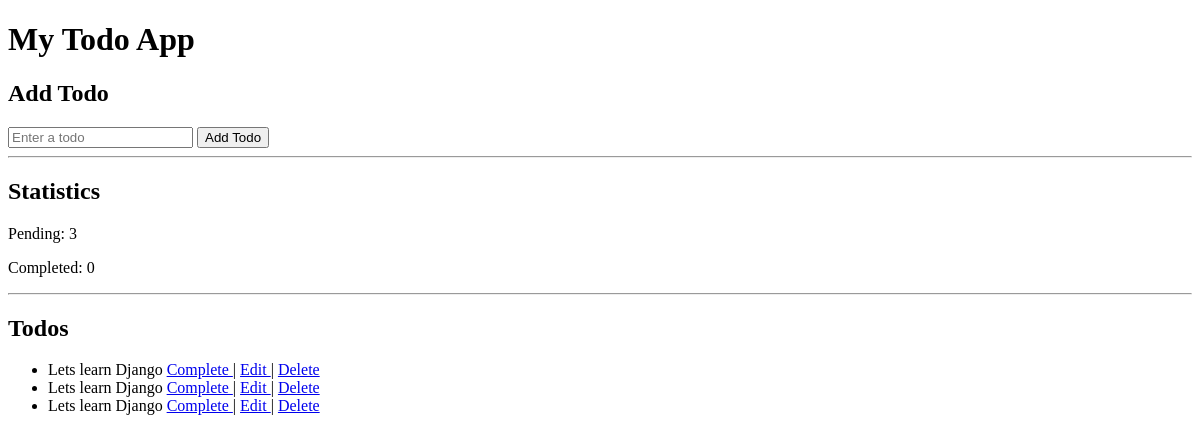
Page /todos/ on the earlier database version.
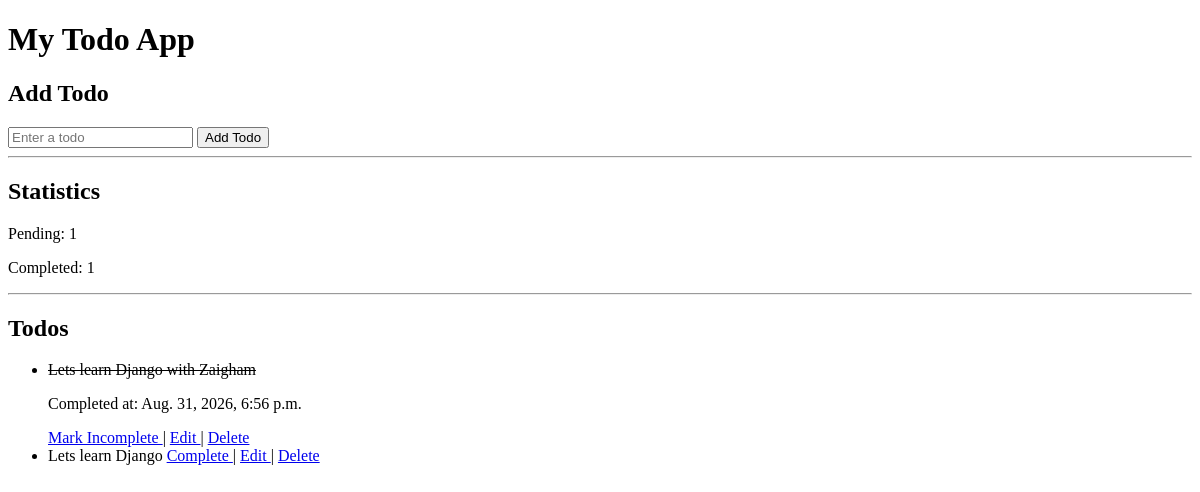
Same page on the later database version.
### todos/models.py (models this page shows, shortened)
class Todo(models.Model):
    text = models.CharField(max_length = 200)
    completed =  models.BooleanField(default = False)
    completed_at = models.DateTimeField(null = True ,blank = True)

### todos/views.py (the view)
# urls.py: path("", views.todo_list, name="todo_list"),
def todo_list(request):
    todos = Todo.objects.all().order_by("-id")
    pending_count = Todo.objects.filter(completed=False).count()
    completed_count = Todo.objects.filter(completed=True).count()
    context = {
        "todos": todos,
        "pending_count": pending_count,
        "completed_count": completed_count,
    }
    return render(request, "todos/todo_list.html", context)

### todos/templates/todos/todo_list.html (shortened to what this page needs)
<!DOCTYPE html>
<html>
<head>
</head>
<body>
    <h1>My Todo App</h1>
    <h2>Add Todo</h2>
    <form method="POST" action="{% url 'add_todo' %}">
        <input
            type="text"
            name="text"
            placeholder="Enter a todo"
            maxlength="200"
            required
        >
        <button type="submit">Add Todo</button>
    </form>
    <hr>
    <h2>Statistics</h2>
    <p>Pending: {{ pending_count }}</p>
    <p>Completed: {{ completed_count }}</p>
    <hr>
    <h2>Todos</h2>
    {% if todos %}
        <ul>
            {% for todo in todos %}
                <li>
                    {% if todo.completed %}
                        <del>{{ todo.text }}</del>
                        <p>
                            Completed at:
                            {{ todo.completed_at }}
                        </p>
                        <a href="{% url 'incomplete_todo' todo.id %}">
                            Mark Incomplete
                        </a>
                    {% else %}
                        {{ todo.text }}
                        <a href="{% url 'complete_todo' todo.id %}">
                            Complete
                        </a>
                    {% endif %}
                    |
                    <a href="{% url 'edit_todo' todo.id %}">
                        Edit
                    </a>
                    |
                    <a href="{% url 'delete_todo' todo.id %}">
                        Delete
                    </a>
                </li>
            {% endfor %}
        </ul>
    {% else %}
        <p>No todos yet.</p>
    {% endif %}
</body>
</html>

Differences in the rows shown:
removed Todo: text "Lets learn Django"
changed Todo: completed_at (not shown) → "Aug. 31, 2026, 6:56 p.m."; text "Lets learn Django" → "Lets learn Django with Zaigham"; completed "Complete" → "Completed at: Mark Incomplete"
Other differences:
{{ pending_count }}: "3" → "1"
{{ completed_count }}: "0" → "1"
